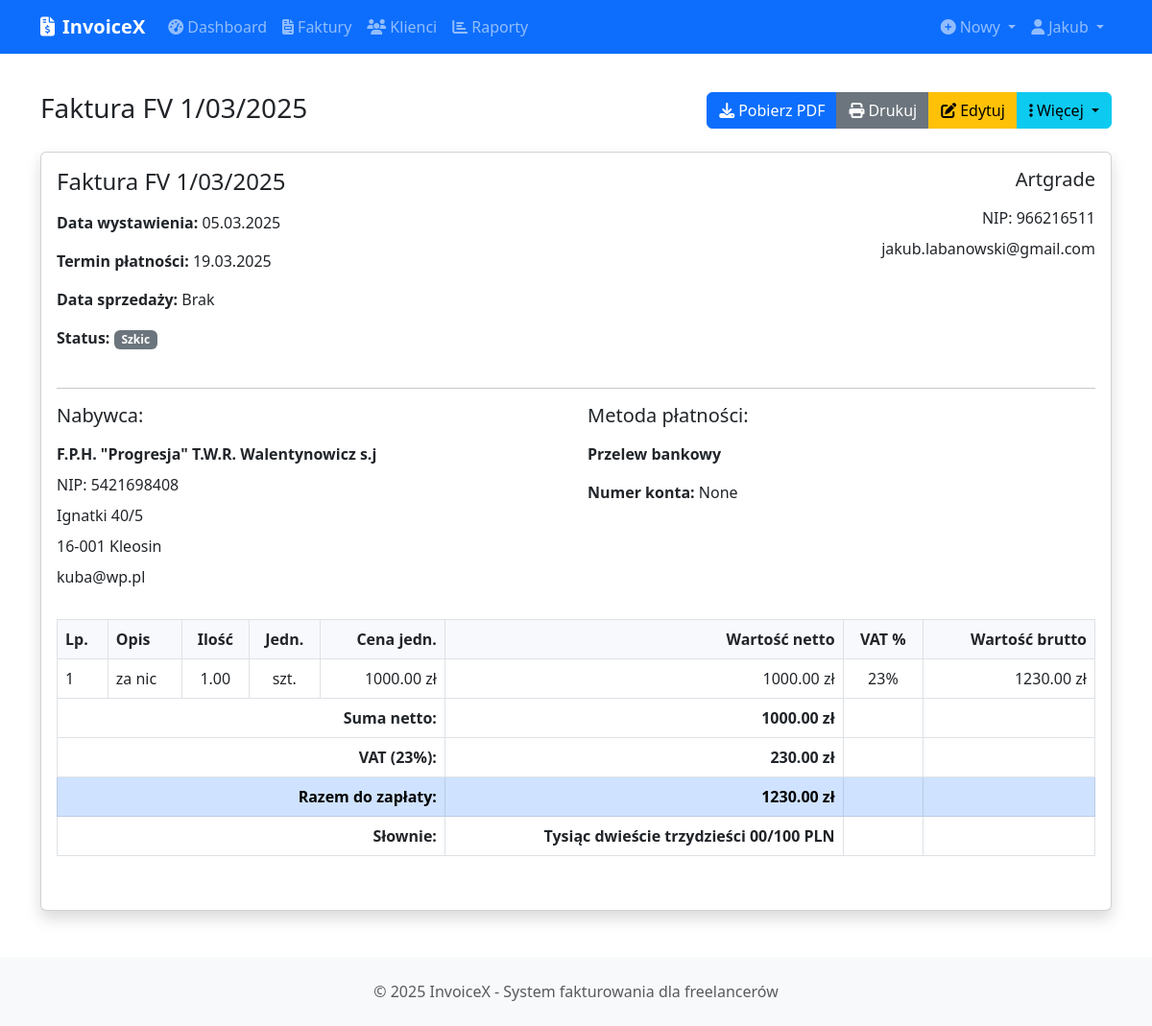
/invoice/1 (signed in), run on an earlier commit of the app's database.
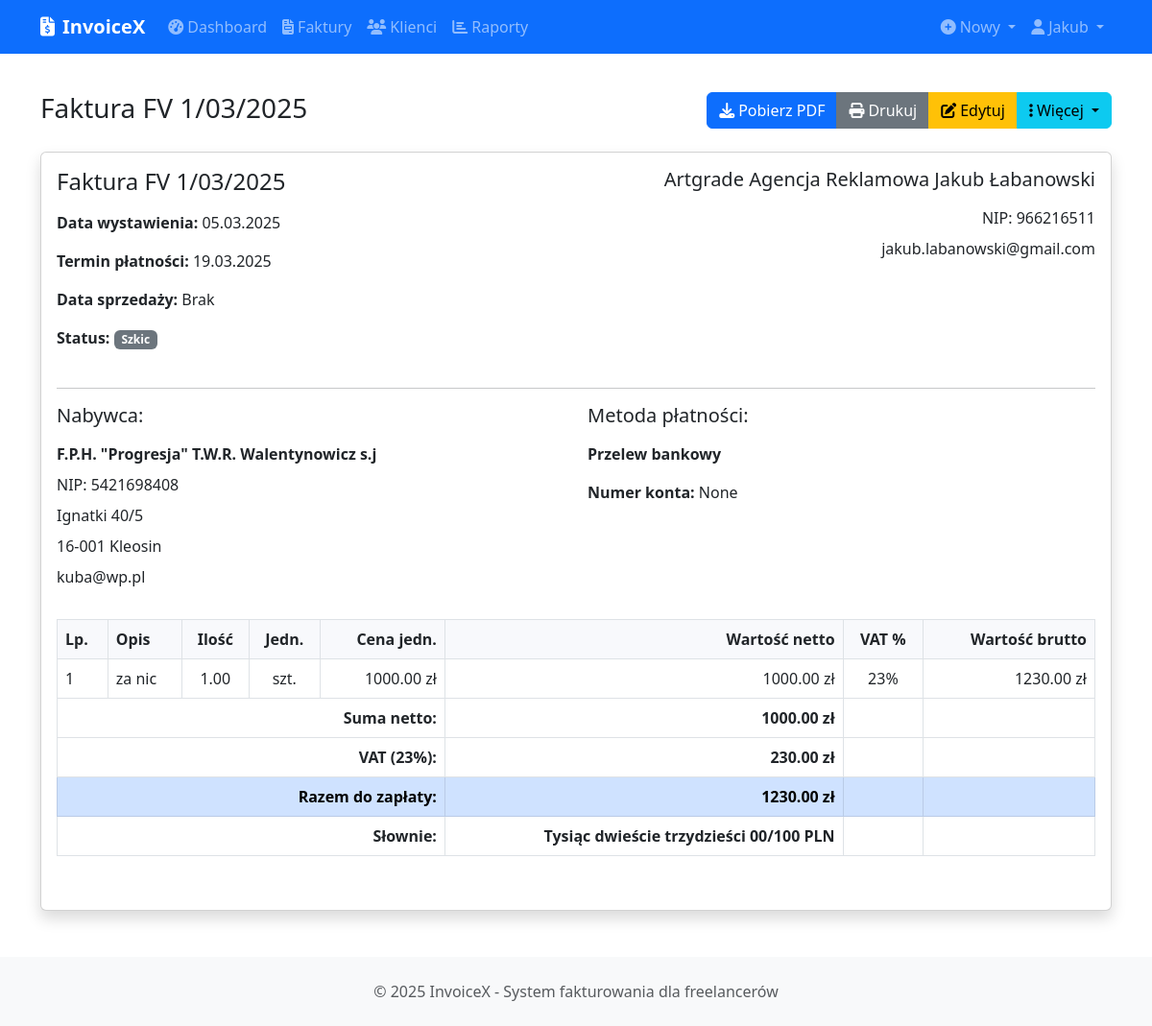
And on a later commit of the database.
### app/models/user.py (models this page shows, shortened)
class User(db.Model, UserMixin):
    __tablename__ = 'users'
    id = db.Column(db.Integer, primary_key=True)
    uuid = db.Column(db.String(36), unique=True, default=lambda: str(uuid.uuid4()))
    email = db.Column(db.String(120), unique=True, nullable=False, index=True)
    password_hash = db.Column(db.String(256), nullable=False)
    first_name = db.Column(db.String(50), nullable=False)
    last_name = db.Column(db.String(50), nullable=False)
    company_name = db.Column(db.String(100))
    tax_id = db.Column(db.String(50))  # NIP
    address_line1 = db.Column(db.String(100))
    address_line2 = db.Column(db.String(100))
    city = db.Column(db.String(50))
    postal_code = db.Column(db.String(20))
    country = db.Column(db.String(50))
    phone = db.Column(db.String(20))
    logo = db.Column(db.String(255))  # Ścieżka do pliku logo
    is_active = db.Column(db.Boolean, default=True)
    confirmed = db.Column(db.Boolean, default=False)
    confirmed_on = db.Column(db.DateTime)
    created_at = db.Column(db.DateTime, default=datetime.utcnow)
    updated_at = db.Column(db.DateTime, default=datetime.utcnow, onupdate=datetime.utcnow)
    last_login = db.Column(db.DateTime)
    clients = db.relationship('Client', backref='user', lazy='dynamic', cascade='all, delete-orphan')
    invoices = db.relationship('Invoice', backref='user', lazy='dynamic', cascade='all, delete-orphan')

### app/routes/invoice.py (the view)
@invoice_bp.route('/<int:invoice_id>')
@login_required
def view(invoice_id):
    invoice = Invoice.query.filter_by(id=invoice_id, user_id=current_user.id).first_or_404()
    client = Client.query.get_or_404(invoice.client_id)
    if invoice.is_overdue() and invoice.status != InvoiceStatus.PAID:
        invoice.status = InvoiceStatus.OVERDUE
        db.session.commit()
    return render_template('invoice/view.html', title=f'Faktura {invoice.invoice_number}',
                          invoice=invoice, client=client)

### app/models/invoice.py (called while the page is built)
    def is_overdue(self):
        return (not self.status == InvoiceStatus.PAID and
                self.due_date < datetime.utcnow().date())

    def amount_in_words(self):
        return "Tysiąc dwieście trzydzieści 00/100 PLN"

### app/models/user.py (called while the page is built)
@login_manager.user_loader
def load_user(user_id):
    return User.query.get(user_id)

### app/templates/invoice/view.html (shortened to what the changed rows need)
{% extends 'layout.html' %}
{% block content %}
<div class="row mb-4 no-print">
    <div class="col-md-6">
        <h1 class="h3 mb-0 text-gray-800">Faktura {{ invoice.invoice_number }}</h1>
    </div>
</div>
<div class="card shadow mb-4 invoice-print">
    <div class="card-body">
        <div class="row mb-4">
            <div class="col-md-6">
                <h2 class="h4 mb-3">Faktura {{ invoice.invoice_number }}</h2>
            </div>
            <div class="col-md-6 text-md-end">
                {% if current_user.company_name %}
                <h3 class="h5 mb-3">{{ current_user.company_name }}</h3>
                {% else %}
                <h3 class="h5 mb-3">{{ current_user.first_name }} {{ current_user.last_name }}</h3>
                {% endif %}
                {% if current_user.tax_id %}
                <div class="mb-2">NIP: {{ current_user.tax_id }}</div>
                {% endif %}
                {% if current_user.email %}
                <div class="mb-2">{{ current_user.email }}</div>
                {% endif %}
            </div>
        </div>
        <div class="table-responsive mb-4">
            <table class="table table-bordered invoice-items-table">
                <thead>
                    <tr>
                        <th>Lp.</th>
                        <th>Opis</th>
                        <th class="text-center">Ilość</th>
                        <th class="text-center">Jedn.</th>
                        <th class="text-end">Cena jedn.</th>
                        <th class="text-end">Wartość netto</th>
                        {% if invoice.tax_rate > 0 %}
                        <th class="text-center">VAT %</th>
                        <th class="text-end">Wartość brutto</th>
                        {% endif %}
                    </tr>
                </thead>
            </table>
        </div>
    </div>
</div>
{% endblock %}

### app/templates/layout.html (shortened to what this page needs)
<!DOCTYPE html>
<html lang="pl">
<head>
    <link href="https://cdn.jsdelivr.net/npm/bootstrap@5.3.0/dist/css/bootstrap.min.css" rel="stylesheet">
    <link rel="stylesheet" href="https://cdnjs.cloudflare.com/ajax/libs/font-awesome/6.4.0/css/all.min.css">
    <link rel="stylesheet" href="{{ url_for('static', filename='css/style.css') }}">
</head>
<body>
    {% if current_user.is_authenticated %}
    <nav class="navbar navbar-expand-lg navbar-dark bg-primary">
        <div class="container">
            <a class="navbar-brand" href="{{ url_for('dashboard.index') }}">
                <i class="fas fa-file-invoice-dollar me-2"></i>{{ app_name }}
            </a>
            <div class="collapse navbar-collapse" id="navbarMain">
                <ul class="navbar-nav me-auto">
                    <li class="nav-item">
                        <a class="nav-link" href="{{ url_for('dashboard.index') }}">
                            <i class="fas fa-tachometer-alt me-1"></i>Dashboard
                        </a>
                    </li>
                    <li class="nav-item">
                        <a class="nav-link" href="{{ url_for('dashboard.invoices') }}">
                            <i class="fas fa-file-invoice me-1"></i>Faktury
                        </a>
                    </li>
                    <li class="nav-item">
                        <a class="nav-link" href="{{ url_for('dashboard.clients') }}">
                            <i class="fas fa-users me-1"></i>Klienci
                        </a>
                    </li>
                    <li class="nav-item">
                        <a class="nav-link" href="{{ url_for('reports.index') }}">
                            <i class="fas fa-chart-bar me-1"></i>Raporty
                        </a>
                    </li>
                </ul>
                <ul class="navbar-nav ms-auto">
                    <li class="nav-item dropdown">
                        <a class="nav-link dropdown-toggle" href="#" id="navbarDropdownCreate" role="button"
                           data-bs-toggle="dropdown" aria-expanded="false">
                            <i class="fas fa-plus-circle me-1"></i>Nowy
                        </a>
                    </li>
                    <li class="nav-item dropdown">
                        <a class="nav-link dropdown-toggle" href="#" id="navbarDropdownUser" role="button"
                           data-bs-toggle="dropdown" aria-expanded="false">
                            <i class="fas fa-user me-1"></i>{{ current_user.first_name }}
                        </a>
                    </li>
                </ul>
            </div>
        </div>
    </nav>
    {% endif %}
    <main class="container py-4">
        {% block content %}{% endblock %}
    </main>
    <footer class="bg-light py-4 mt-auto">
        <div class="container text-center">
            <p class="mb-0 text-muted">
                &copy; {{ current_year }} {{ app_name }} - System fakturowania dla freelancerów
            </p>
        </div>
    </footer>
</body>
</html>

What changed in the data, as far as the page shows it:
changed User "Jakub": company_name "Artgrade" → "Artgrade Agencja Reklamowa Jakub Łabanowski"
